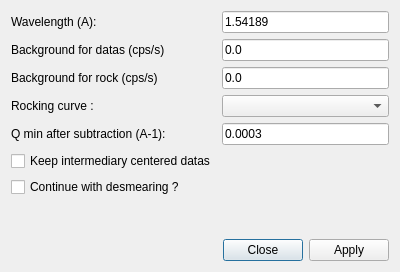
<?xml version="1.0" encoding="UTF-8"?>
<ui version="4.0">
 <class>DialogUSAXS</class>
 <widget class="QDialog" name="DialogUSAXS">
  <property name="geometry">
   <rect>
    <x>0</x>
    <y>0</y>
    <width>400</width>
    <height>272</height>
   </rect>
  </property>
  <property name="windowTitle">
   <string>Dialog</string>
  </property>
  <layout class="QVBoxLayout" name="verticalLayout">
   <item>
    <layout class="QFormLayout" name="formLayout">
     <item row="0" column="0">
      <widget class="QLabel" name="label">
       <property name="text">
        <string>Wavelength (A): </string>
       </property>
      </widget>
     </item>
     <item row="0" column="1">
      <widget class="QLineEdit" name="edtWavelength">
       <property name="text">
        <string>1.54189</string>
       </property>
      </widget>
     </item>
     <item row="1" column="0">
      <widget class="QLabel" name="label_2">
       <property name="text">
        <string>Background for datas (cps/s)</string>
       </property>
      </widget>
     </item>
     <item row="1" column="1">
      <widget class="QLineEdit" name="edtBackgroundData">
       <property name="text">
        <string>0.0</string>
       </property>
      </widget>
     </item>
     <item row="2" column="0">
      <widget class="QLabel" name="label_3">
       <property name="text">
        <string>Background for rock (cps/s)</string>
       </property>
      </widget>
     </item>
     <item row="2" column="1">
      <widget class="QLineEdit" name="edtBackgroundRC">
       <property name="text">
        <string>0.0</string>
       </property>
      </widget>
     </item>
     <item row="3" column="0">
      <widget class="QLabel" name="label_5">
       <property name="text">
        <string>Rocking curve :</string>
       </property>
      </widget>
     </item>
     <item row="4" column="0">
      <widget class="QLabel" name="label_4">
       <property name="text">
        <string>Q min after subtraction (A-1):</string>
       </property>
      </widget>
     </item>
     <item row="4" column="1">
      <widget class="QLineEdit" name="edtQmin">
       <property name="text">
        <string>0.0003</string>
       </property>
      </widget>
     </item>
     <item row="5" column="0">
      <widget class="QCheckBox" name="chkKeepdatacentered">
       <property name="text">
        <string>Keep intermediary centered datas</string>
       </property>
      </widget>
     </item>
     <item row="6" column="0">
      <widget class="QCheckBox" name="chkDesmearing">
       <property name="text">
        <string>Continue with desmearing ?</string>
       </property>
      </widget>
     </item>
     <item row="3" column="1">
      <widget class="QComboBox" name="comboRock"/>
     </item>
    </layout>
   </item>
   <item>
    <widget class="QDialogButtonBox" name="buttonBox">
     <property name="orientation">
      <enum>Qt::Horizontal</enum>
     </property>
     <property name="standardButtons">
      <set>QDialogButtonBox::Apply|QDialogButtonBox::Close</set>
     </property>
     <property name="centerButtons">
      <bool>false</bool>
     </property>
    </widget>
   </item>
  </layout>
 </widget>
 <resources/>
 <connections>
  <connection>
   <sender>buttonBox</sender>
   <signal>accepted()</signal>
   <receiver>DialogUSAXS</receiver>
   <slot>accept()</slot>
   <hints>
    <hint type="sourcelabel">
     <x>248</x>
     <y>254</y>
    </hint>
    <hint type="destinationlabel">
     <x>157</x>
     <y>274</y>
    </hint>
   </hints>
  </connection>
  <connection>
   <sender>buttonBox</sender>
   <signal>rejected()</signal>
   <receiver>DialogUSAXS</receiver>
   <slot>reject()</slot>
   <hints>
    <hint type="sourcelabel">
     <x>316</x>
     <y>260</y>
    </hint>
    <hint type="destinationlabel">
     <x>286</x>
     <y>274</y>
    </hint>
   </hints>
  </connection>
 </connections>
</ui>
